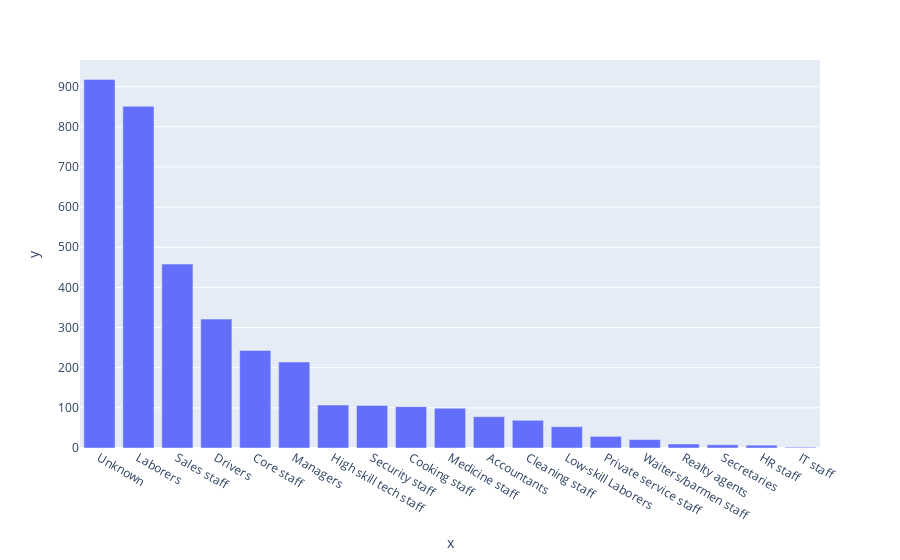
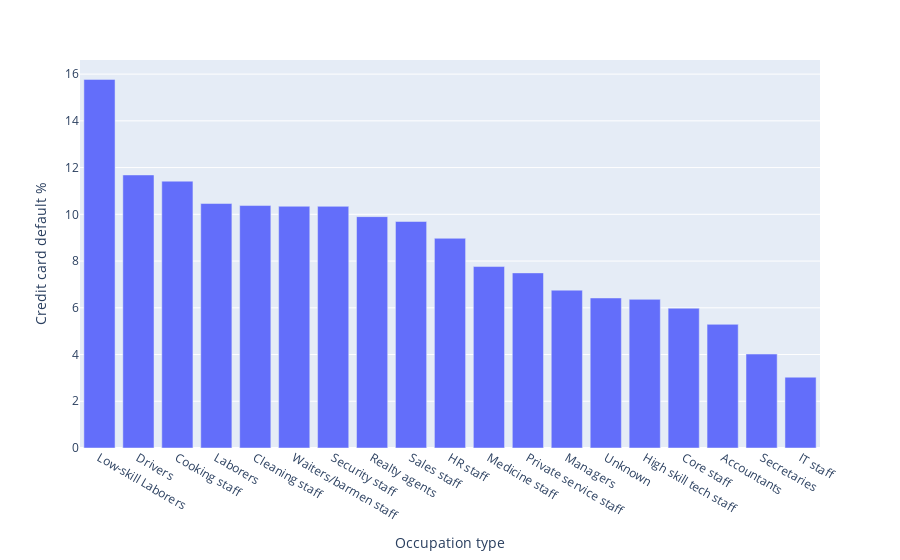

Notebook cell for these charts, in order:
### Code cell
temp4=customer_data_copy.loc[customer_data_copy['credit_card_default']==1]
occ_df2 = temp4.groupby('occupation_type')['credit_card_default'].count().sort_values(ascending = False).reset_index()
print(occ_df2)
occ_fig2 = plt.bar(x = occ_df2['occupation_type'], y = occ_df2['credit_card_default'])
occ_fig2.show()
temp5=pd.merge(occ_df, occ_df2, how='inner', on ='occupation_type')
temp5
temp5['per']=(temp5['credit_card_default_y']/temp5['credit_card_default_x'])*100
temp5=temp5.sort_values(by='per', ascending = False)

occ_per_fig = plt.bar(x = temp5['occupation_type'], y = temp5['per'], labels={'x': 'Occupation type', 'y':'Credit card default %'})
occ_per_fig.show()

### Figure 1 — Plotly figure (JSON) as saved in the notebook; plotly's stock layout.template omitted (floating-point values rounded to 4 significant figures)
{"data": [{"alignmentgroup": "True", "hovertemplate": "x=%{x}<br>y=%{y}<extra></extra>", "legendgroup": "", "marker": {"color": "#636efa", "pattern": {"shape": ""}}, "name": "", "offsetgroup": "", "orientation": "v", "showlegend": false, "textposition": "auto", "type": "bar", "x": ["Unknown", "Laborers", "Sales staff", "Drivers", "Core staff", "Managers", "High skill tech staff", "Security staff", "Cooking staff", "Medicine staff", "Accountants", "Cleaning staff", "Low-skill Laborers", "Private service staff", "Waiters/barmen staff", "Realty agents", "Secretaries", "HR staff", "IT staff"], "xaxis": "x", "y": [918, 851, 458, 321, 243, 214, 107, 106, 103, 99, 78, 69, 53, 29, 21, 10, 8, 7, 2], "yaxis": "y"}], "layout": {"barmode": "relative", "legend": {"tracegroupgap": 0}, "margin": {"t": 60}, "xaxis": {"anchor": "y", "domain": [0, 1], "title": {"text": "x"}}, "yaxis": {"anchor": "x", "domain": [0, 1], "title": {"text": "y"}}}}

### Figure 2 — Plotly figure (JSON) as saved in the notebook; plotly's stock layout.template omitted (floating-point values rounded to 4 significant figures)
{"data": [{"alignmentgroup": "True", "hovertemplate": "Occupation type=%{x}<br>Credit card default %=%{y}<extra></extra>", "legendgroup": "", "marker": {"color": "#636efa", "pattern": {"shape": ""}}, "name": "", "offsetgroup": "", "orientation": "v", "showlegend": false, "textposition": "auto", "type": "bar", "x": ["Low-skill Laborers", "Drivers", "Cooking staff", "Laborers", "Cleaning staff", "Waiters/barmen staff", "Security staff", "Realty agents", "Sales staff", "HR staff", "Medicine staff", "Private service staff", "Managers", "Unknown", "High skill tech staff", "Core staff", "Accountants", "Secretaries", "IT staff"], "xaxis": "x", "y": [15.77, 11.69, 11.42, 10.46, 10.38, 10.34, 10.34, 9.901, 9.693, 8.974, 7.765, 7.494, 6.755, 6.42, 6.361, 5.982, 5.292, 4.02, 3.03], "yaxis": "y"}], "layout": {"barmode": "relative", "legend": {"tracegroupgap": 0}, "margin": {"t": 60}, "xaxis": {"anchor": "y", "domain": [0, 1], "title": {"text": "Occupation type"}}, "yaxis": {"anchor": "x", "domain": [0, 1], "title": {"text": "Credit card default %"}}}}
